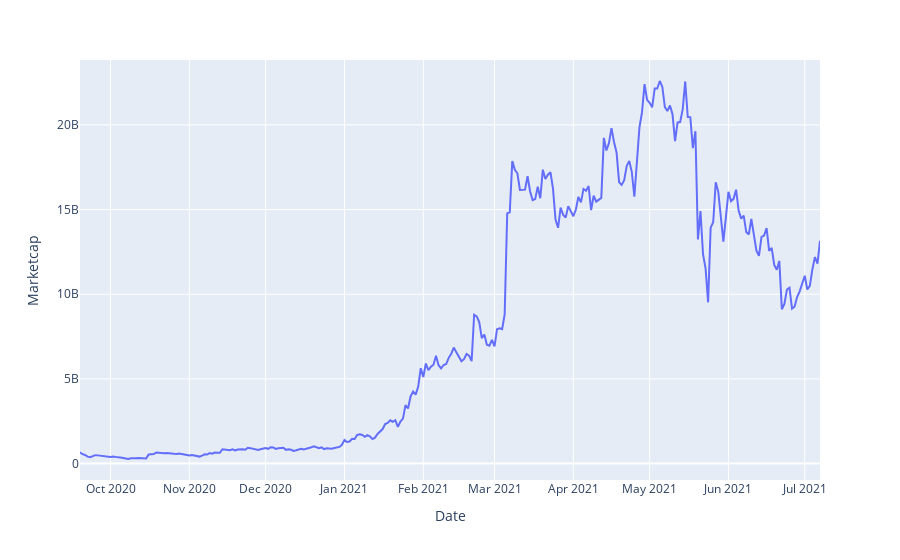

Notebook source saved alongside this figure:
### Code cell
fig = px.line(data, x='Date', y="Marketcap")
fig.show();

### Figure 1 — Plotly figure (JSON) as saved in the notebook; plotly's stock layout.template omitted (floating-point values rounded to 4 significant figures; data arrays with more than 128 entries replaced by an {"elided": "..."} marker saying what was removed)
{"data": [{"hovertemplate": "Date=%{x}<br>Marketcap=%{y}<extra></extra>", "legendgroup": "", "line": {"color": "#636efa", "dash": "solid"}, "marker": {"symbol": "circle"}, "mode": "lines", "name": "", "orientation": "v", "showlegend": false, "x": {"elided": "292 str values"}, "xaxis": "x", "y": {"elided": "292 float values"}, "yaxis": "y", "type": "scatter"}], "layout": {"xaxis": {"anchor": "y", "domain": [0, 1], "title": {"text": "Date"}}, "yaxis": {"anchor": "x", "domain": [0, 1], "title": {"text": "Marketcap"}}, "legend": {"tracegroupgap": 0}, "margin": {"t": 60}}}
